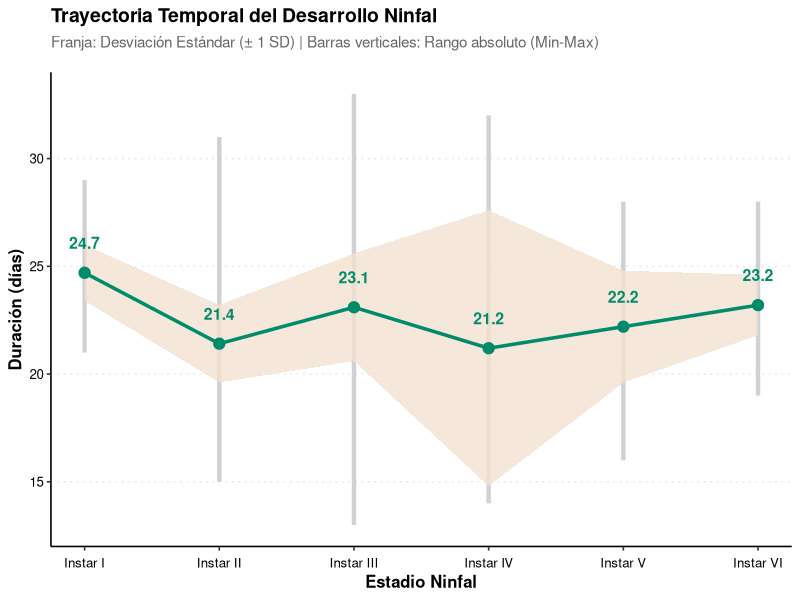
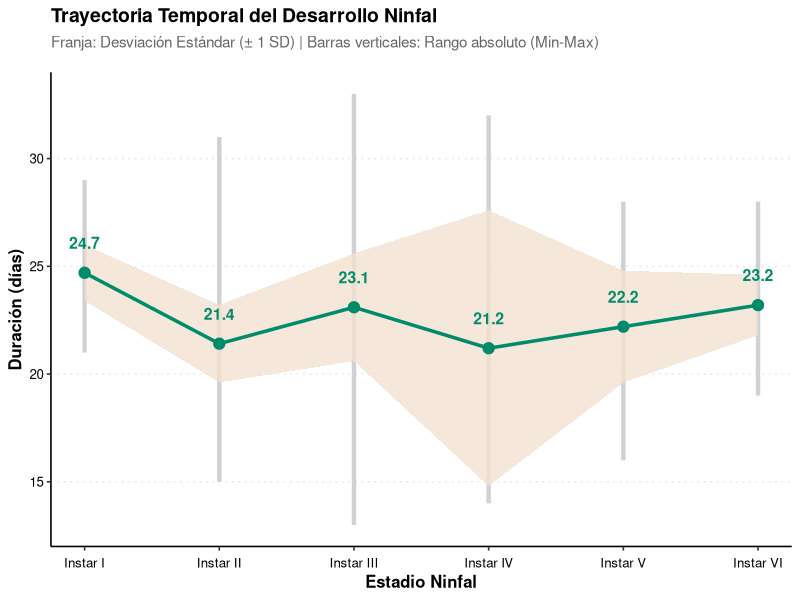

The R source for these figures, in order:
# ============================================================
# SCRIPT: duracion_ontogenetica_dual.R
# DESCRIPCIÓN: Visualización de tendencia central (SD) superpuesta 
#              con rangos absolutos (Min-Max).
# ============================================================

library(dplyr)
library(ggplot2)

# 1. INGESTA DE DATOS CON RANGOS ABSOLUTOS
# ------------------------------------------------------------
df_ninfas <- data.frame(
  estadio = factor(
    c("Instar I", "Instar II", "Instar III", "Instar IV", "Instar V", "Instar VI"),
    levels = c("Instar I", "Instar II", "Instar III", "Instar IV", "Instar V", "Instar VI")
  ),
  media_dias = c(24.7, 21.41, 23.1, 21.2, 22.2, 23.2),
  sd = c(1.3, 1.8, 2.5, 6.4, 2.6, 1.4),
  rango_min = c(21, 15, 13, 14, 16, 19),
  rango_max = c(29, 31, 33, 32, 28, 28)
)

# 2. TRANSFORMACIÓN GEOMÉTRICA
# ------------------------------------------------------------
df_plot <- df_ninfas |>
  mutate(
    ymin_sd = media_dias - sd,
    ymax_sd = media_dias + sd,
    x_num = as.numeric(estadio) 
  )

# 3. CONSTRUCCIÓN DE LA GRÁFICA MULTICAPA
# ------------------------------------------------------------
p_duracion_dual <- ggplot(df_plot, aes(x = x_num, y = media_dias)) +
  
  # CAPA 1: Rangos Absolutos (Líneas verticales grises)
  geom_linerange(aes(ymin = rango_min, ymax = rango_max), 
                 color = "grey70", linewidth = 1.5, alpha = 0.6) +
  
  # CAPA 2: Desviación Estándar (Franja principal)
  geom_ribbon(aes(ymin = ymin_sd, ymax = ymax_sd), 
              fill = "#F2E2D2", alpha = 0.8) +
  
  # CAPA 3: Tendencia Central y Nodos
  geom_line(color = "#008B6B", linewidth = 1.2) +
  geom_point(color = "#008B6B", size = 3.5) +
  
  # Anotaciones
  geom_text(aes(label = round(media_dias, 1)), 
            vjust = -2, color = "#008B6B", fontface = "bold", size = 4) +
  
  # Ejes y Estética
  scale_x_continuous(breaks = 1:6, labels = df_plot$estadio) +
  theme_classic(base_size = 12) +
  theme(
    axis.title = element_text(face = "bold"),
    axis.text.x = element_text(color = "black", margin = margin(t = 5)),
    axis.text.y = element_text(color = "black"),
    panel.grid.major.y = element_line(color = "grey90", linetype = "dotted"),
    plot.title = element_text(face = "bold", size = 14),
    plot.subtitle = element_text(color = "grey40", size = 11, margin = margin(b = 15))
  ) +
  labs(
    title = "Trayectoria Temporal del Desarrollo Ninfal",
    subtitle = "Franja: Desviación Estándar (± 1 SD) | Barras verticales: Rango absoluto (Min-Max)",
    x = "Estadio Ninfal",
    y = "Duración (días)"
  )

print(p_duracion_dual)

# 4. EXPORTACIÓN
# ------------------------------------------------------------
ggsave("pics/curva_duracion_ninfal_multicapa.jpg", plot = p_duracion_dual, width = 9, height = 5.5, dpi = 300)
